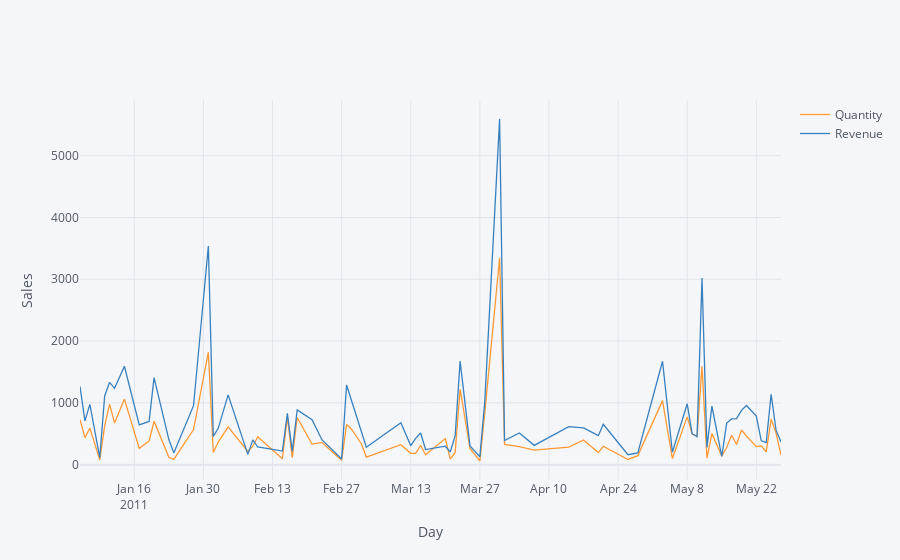

Source (notebook cell):
### Markdown cell above
## 2. Create an interactive line chart showing quantity and revenue sold to France between January 1st and May 31st 2011.

### Code cell
df = data[(data.Country == 'France') & (data.InvoiceDate.between(dt.datetime(2011, 1, 1), dt.datetime(2011, 5, 31)))]
df['InvoiceDay'] = df.InvoiceDate.apply(lambda x: str(x)[:10])
df.groupby('InvoiceDay')[['Quantity', 'Revenue']].sum().iplot(kind='lines', xTitle='Day', yTitle='Sales')
